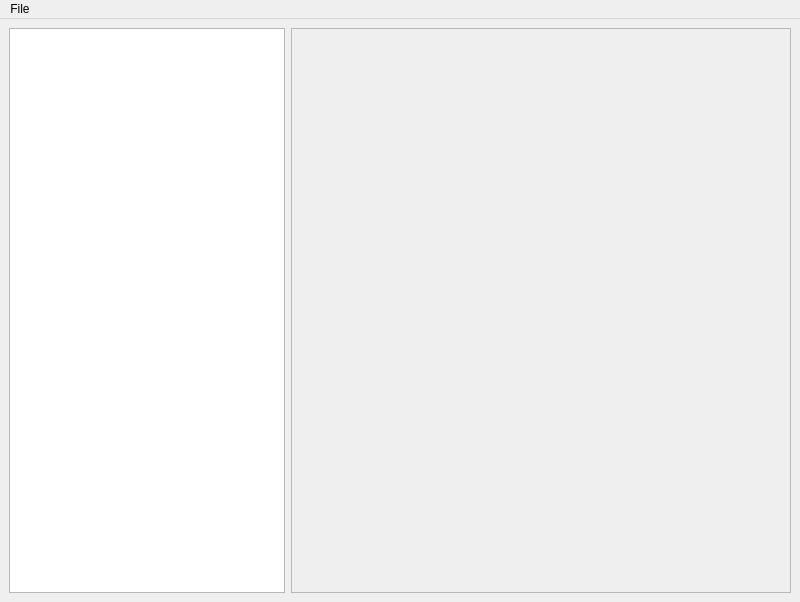
<?xml version="1.0" encoding="UTF-8"?>
<ui version="4.0">
 <class>MainWindow</class>
 <widget class="QMainWindow" name="MainWindow">
  <property name="geometry">
   <rect>
    <x>0</x>
    <y>0</y>
    <width>800</width>
    <height>602</height>
   </rect>
  </property>
  <property name="windowTitle">
   <string>MainWindow</string>
  </property>
  <widget class="QWidget" name="centralwidget">
   <property name="minimumSize">
    <size>
     <width>800</width>
     <height>578</height>
    </size>
   </property>
   <layout class="QHBoxLayout" name="horizontalLayout_2">
    <item>
     <widget class="QTreeView" name="treeView"/>
    </item>
    <item>
     <widget class="QFrame" name="frame">
      <property name="minimumSize">
       <size>
        <width>500</width>
        <height>0</height>
       </size>
      </property>
      <property name="frameShape">
       <enum>QFrame::StyledPanel</enum>
      </property>
      <property name="frameShadow">
       <enum>QFrame::Raised</enum>
      </property>
     </widget>
    </item>
   </layout>
  </widget>
  <widget class="QMenuBar" name="menubar">
   <property name="geometry">
    <rect>
     <x>0</x>
     <y>0</y>
     <width>800</width>
     <height>23</height>
    </rect>
   </property>
   <widget class="QMenu" name="menuFile">
    <property name="title">
     <string>File</string>
    </property>
    <addaction name="actionOpen_File"/>
    <addaction name="separator"/>
    <addaction name="actionExit"/>
   </widget>
   <addaction name="menuFile"/>
  </widget>
  <action name="actionOpen_File">
   <property name="text">
    <string>Open File...</string>
   </property>
   <property name="shortcut">
    <string>Ctrl+O</string>
   </property>
  </action>
  <action name="actionExit">
   <property name="text">
    <string>Exit</string>
   </property>
  </action>
 </widget>
 <resources/>
 <connections/>
</ui>
